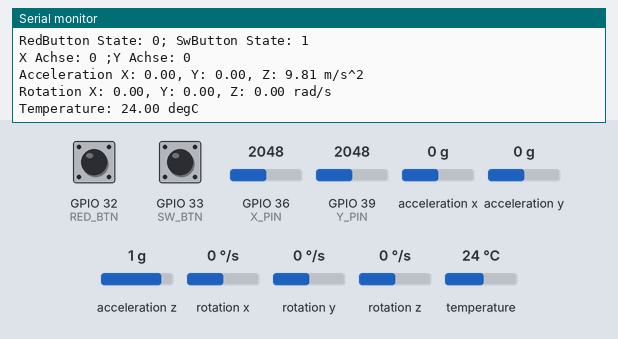
Bench run of a sketch on a simulated ESP32. Parts: the last lines printed to the serial monitor. The inputs (shaded band) are chosen by the test bench; at power-on: acceleration x 0 g, GPIO 36 (X_PIN) = 2048, GPIO 39 (Y_PIN) = 2048, GPIO 32 (RED_BTN) LOW, GPIO 33 (SW_BTN) HIGH, acceleration y 0 g, acceleration z 1 g, rotation x 0 °/s, rotation y 0 °/s, rotation z 0 °/s, temperature 24 °C.

Above: at 1.3 s.
1.4 s: acceleration x set to -1.4 g
At 2.1 s:
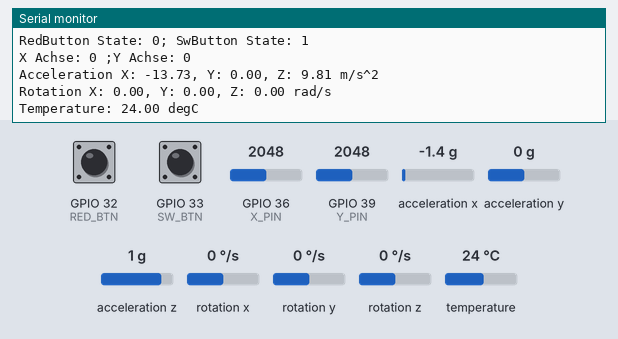
2.9 s: GPIO 36 (X_PIN) set to 2866
4.4 s: GPIO 39 (Y_PIN) set to 2866
5.9 s: GPIO 32 (RED_BTN) pulled HIGH for 0.65 s
8.0 s: GPIO 33 (SW_BTN) pulled LOW for 0.65 s
10.1 s: acceleration y set to -1.4 g
At 10.8 s:
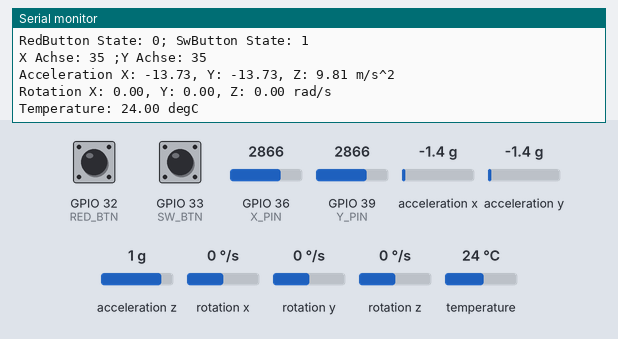

The sketch:

HandController5.ino
```cpp
#include <Adafruit_MPU6050.h>
#include <Adafruit_Sensor.h>
#include <Wire.h>

Adafruit_MPU6050 mpu;

#define X_PIN 36
#define Y_PIN 39
#define SW_BTN 33
#define RED_BTN 32


int valX = 0;
int valY = 0;
int valSW = 0;
int valBTN = 0;

int stickX = 0;
int stickY = 0;

long map (long x, long in_min, long in_max, long out_min, long out_max) {
  return (x - in_min) * (out_max - out_min) / (in_max - in_min) + out_min;
}


void setup() {

  pinMode(SW_BTN, INPUT_PULLUP);
  pinMode(RED_BTN, INPUT_PULLDOWN);

  Serial.begin(115200);
  while (!Serial)
    delay(10);

  if (!mpu.begin()) {
    Serial.println("Failed to find MPU6050 chip");
    while (1) {
      delay(10);
    }
  }
  mpu.setAccelerometerRange(MPU6050_RANGE_2_G);
  mpu.setGyroRange(MPU6050_RANGE_250_DEG);
  mpu.setFilterBandwidth(MPU6050_BAND_21_HZ);
  delay(100);
}


void loop() {

  sensors_event_t a, g, temp;
  mpu.getEvent(&a, &g, &temp);


  valX = analogRead(X_PIN);       // Joystick Achse X auslesen
  valY = analogRead(Y_PIN);       // Joystick Achse Y auslesen
  valSW = digitalRead(SW_BTN);    // Joystick Button  auslesen
  valBTN = digitalRead(RED_BTN);  // Red      Button  auslesen

  stickX = map(valX,0, 4095, -90, 90); // Umrechnung von ADC Value zu min/max
  stickY = map(valY,0, 4095, -90, 90);

  /*
    stickX = map(valX,0,4095,-1, 1);
    stickY = map(valY,0,4095,-1, 1);
  */

  Serial.print("RedButton State: ");
  Serial.print(valBTN);
  Serial.print("; SwButton State: ");
  Serial.println(valSW);

  Serial.print("X Achse: ");
  Serial.print(stickX);
  Serial.print(" ;Y Achse: ");
  Serial.println(stickY);

  Serial.print("Acceleration X: ");
  Serial.print(a.acceleration.x);
  Serial.print(", Y: ");
  Serial.print(a.acceleration.y);
  Serial.print(", Z: ");
  Serial.print(a.acceleration.z);
  Serial.println(" m/s^2");

  Serial.print("Rotation X: ");
  Serial.print(g.gyro.x);
  Serial.print(", Y: ");
  Serial.print(g.gyro.y);
  Serial.print(", Z: ");
  Serial.print(g.gyro.z);
  Serial.println(" rad/s");

  Serial.print("Temperature: ");
  Serial.print(temp.temperature);
  Serial.println(" degC");

  Serial.println("");


  delay(500);
}
```

Measured:
- after the input at 1.4 s, the serial monitor: prints a new line after 0.24 s (image 1)
- after the input at 10.1 s, the serial monitor: prints a new line after 0.25 s (image 2)
